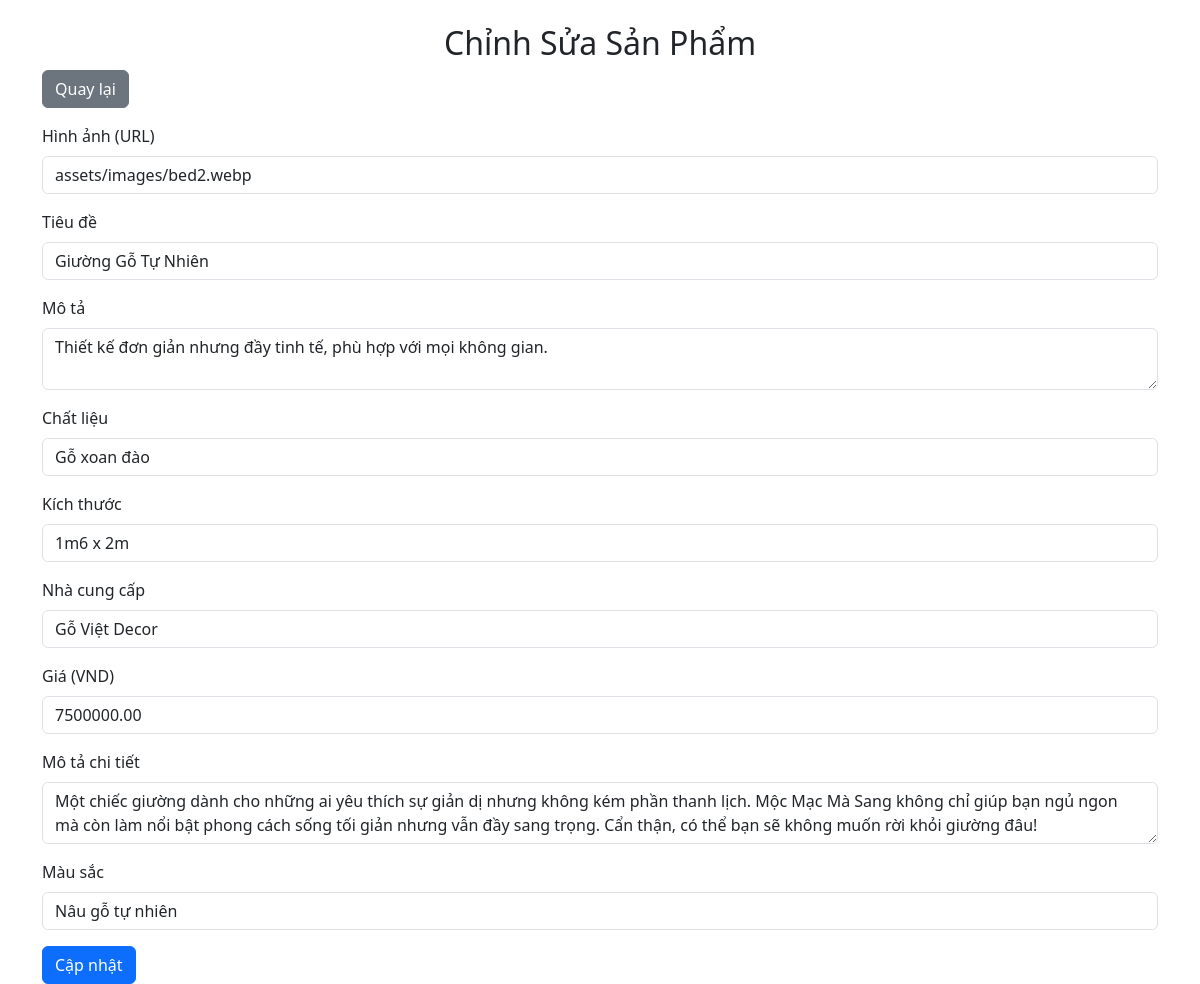
Page /demo/edit_product.php?id=2 (signed in) on the committed database.
### tables this page shows
CREATE TABLE IF NOT EXISTS `products` (
  `id` int NOT NULL AUTO_INCREMENT,
  `image` varchar(255) NOT NULL,
  `title` varchar(100) NOT NULL,
  `description` text NOT NULL,
  `material` varchar(255) NOT NULL,
  `size` varchar(100) NOT NULL,
  `supplier` varchar(255) NOT NULL,
  `price` decimal(10,2) NOT NULL,
  `moredescription` varchar(10000) NOT NULL,
  `color` varchar(50) DEFAULT NULL,
  PRIMARY KEY (`id`)
);

### demo/edit_product.php (the view, shortened to what this page needs)
<?php
include 'config/database.php';
if (isset($_GET['id'])) {
    $id = $_GET['id'];
    $result = $conn->query("SELECT * FROM products WHERE id = $id");
    $product = $result->fetch_assoc();
}
?>
<!DOCTYPE html>
<html lang="vi">
<head>
    <link href="https://cdn.jsdelivr.net/npm/bootstrap@5.3.0/dist/css/bootstrap.min.css" rel="stylesheet">
</head>
<body>
<div class="container mt-4">
    <h2 class="text-center">Chỉnh Sửa Sản Phẩm</h2>
    <a href="admin.php" class="btn btn-secondary mb-3">Quay lại</a>
    <form method="POST">
        <div class="mb-3">
            <label class="form-label">Hình ảnh (URL)</label>
            <input type="text" class="form-control" name="image" value="<?= $product['image']; ?>" required>
        </div>
        <div class="mb-3">
            <label class="form-label">Tiêu đề</label>
            <input type="text" class="form-control" name="title" value="<?= $product['title']; ?>" required>
        </div>
        <div class="mb-3">
            <label class="form-label">Mô tả</label>
            <textarea class="form-control" name="description" required><?= $product['description']; ?></textarea>
        </div>
        <div class="mb-3">
            <label class="form-label">Chất liệu</label>
            <input type="text" class="form-control" name="material" value="<?= $product['material']; ?>" required>
        </div>
        <div class="mb-3">
            <label class="form-label">Kích thước</label>
            <input type="text" class="form-control" name="size" value="<?= $product['size']; ?>" required>
        </div>
        <div class="mb-3">
            <label class="form-label">Nhà cung cấp</label>
            <input type="text" class="form-control" name="supplier" value="<?= $product['supplier']; ?>" required>
        </div>
        <div class="mb-3">
            <label class="form-label">Giá (VND)</label>
            <input type="number" class="form-control" name="price" value="<?= $product['price']; ?>" required>
        </div>
        <div class="mb-3">
            <label class="form-label">Mô tả chi tiết</label>
            <textarea class="form-control" name="moredescription" required><?= $product['moredescription']; ?></textarea>
        </div>
        <div class="mb-3">
            <label class="form-label">Màu sắc</label>
            <input type="text" class="form-control" name="color" value="<?= $product['color']; ?>" required>
        </div>
        <button type="submit" class="btn btn-primary">Cập nhật</button>
    </form>
</div>
</body>
</html>

### rows in the picture
products: image "assets/images/bed2.webp", description "Thiết kế đơn giản nhưng đầy tinh tế, phù hợp với mọi không gian.", material "Gỗ xoan đào", size "1m6 x 2m", supplier "Gỗ Việt Decor", price "7500000.00", moredescription "Một chiếc giường dành cho những ai yêu thích sự giản dị nhưng không kém phần thanh lịch. Mộc Mạc Mà Sang không chỉ giúp bạn ngủ ngon mà còn làm nổi bật phong cách sống tối giản nhưng vẫn đầy sang trọng. Cẩn thận, có thể bạn sẽ không muốn rời khỏi giường đâu!", color "Nâu gỗ tự nhiên"
